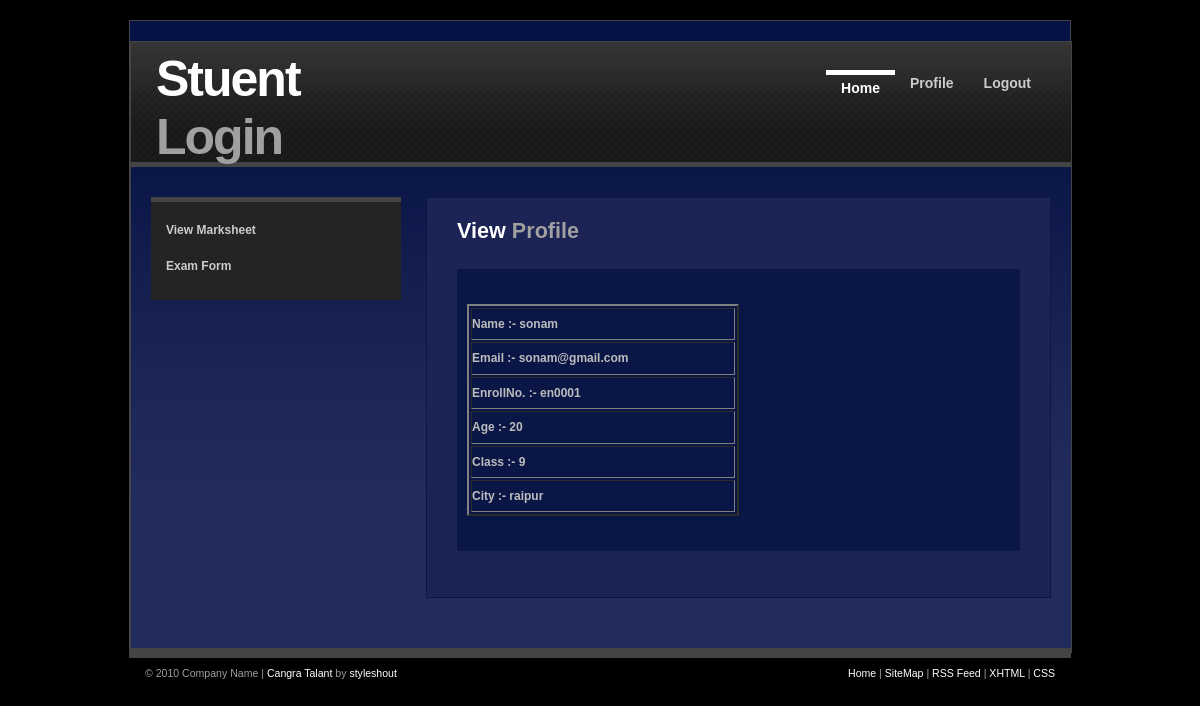
The app's page /reg_employee/view-profile.php?msg=LOGIN-SUCCESS (signed in) with its own data.
### tables this page shows
CREATE TABLE `student_tbl` (
  `id` int(11) NOT NULL,
  `enrollment` varchar(50) NOT NULL,
  `pass` varchar(100) NOT NULL,
  `fullname` varchar(100) NOT NULL,
  `age` int(11) NOT NULL,
  `email` varchar(100) NOT NULL,
  `city` varchar(50) NOT NULL,
  `class` varchar(100) NOT NULL,
  `forwarded` varchar(1) NOT NULL,
  `status` varchar(100) NOT NULL
);

### reg_employee/functions.php (called while the page is built, shortened)
<?php
function stuProfile($id){
      include('config.php');
      $sql="SELECT * FROM  student_tbl WHERE id=$id";
      $data=mysqli_query($conn,$sql);
      return $data;
}
?>

### reg_employee/view-profile.php (the view, shortened to what this page needs)
<?php session_start();
include('functions.php');
$data=stuProfile($_SESSION['id']);
$row=mysqli_fetch_array($data);
?>
<!DOCTYPE html PUBLIC "-//W3C//DTD XHTML 1.0 Strict//EN" "http://www.w3.org/TR/xhtml1/DTD/xhtml1-strict.dtd">
<html xmlns="http://www.w3.org/1999/xhtml" xml:lang="en" lang="en">
<head>
	<link rel="stylesheet" type="text/css" media="screen" href="images/myStyle.css" />
</head>
<body>
	<div id="wrap">
		<?php
		include('./header2.php');
		?>
		<div id="content-wrap">
			<div id="main">
				<div class="box">
					<h1>View <span class="gray">Profile</span></h1>
					<form action="newview.php" method="post">
						<p>
							<table border="2px" width="50%">
								<tr>
									<td><label>Name :- <?=$row['fullname']?></label></td>
								</tr>
								<tr>
									<td><label>Email :- <?=$row['email']?></label></td>
								</tr>
								<tr>
									<td><label>EnrollNo. :- <?=$row['enrollment']?></label></td>
								</tr>
								<tr>
									<td><label>Age :- <?=$row['age']?></label></td>
								</tr>
								<tr>
									<td><label>Class :- <?=$row['class']?></label></td>
								</tr>
								<tr>
									<td><label>City :- <?=$row['city']?></label></td>
								</tr>
							</table>
						</p>
					</form>
					<br />
				</div>
			</div>
			<?php
			include('./sidebar.php');
			?>
			<br />
		</div>
	</div>
	<?php
	include('./footer.php');
	?>
</body>
</html>

### reg_employee/images/myStyle.css (style rules this page uses)
* { padding: 0; margin: 0; outline: 0; }
body { margin: 0; padding: 0; font: normal 12px/1.7em 'Lucida Grande', 'Lucida Sans Unicode', Geneva, Verdana, Sans-Serif; color: #BDBDBD; background: #000; text-align: center; }
h1, h2, h3 { font: bold 1.3em 'Lucida Grande', 'Lucida Sans Unicode', Geneva, Verdana, Sans-Serif; color: #FFF; }
h1 { font-size: 1.8em; }
p, h1, h2, h3 { margin: 0; padding: 10px 15px; }
form { margin: 15px; padding: 15px 10px; background: #0A1646; }
label { display:block; font-weight:bold; margin:5px 0; }
#wrap { background: #212B5C url(bg.jpg) repeat-x 0 0; margin: 20px auto 0 auto; text-align: left; border-color: #444; border-style: solid; border-width: 1px 1px 5px 1px; }
#wrap, #footer-wrap { width: 940px; }
#content-wrap { clear: both; margin: 0; padding: 0 0 30px 0; }
.box { margin: 10px 20px 20px 15px; padding: 10px 15px; border: 1px solid #0A1646; background-color: #1B2455; }
#main { float: right; width: 645px; margin: 0; padding-top: 20px; }
#main .box { margin-left: 0; }
.gray { color: #A0A0A0; }

### records on screen
student_tbl: fullname "sonam", email "sonam@gmail.com", enrollment "en0001", age "20", class "9", city "raipur"
